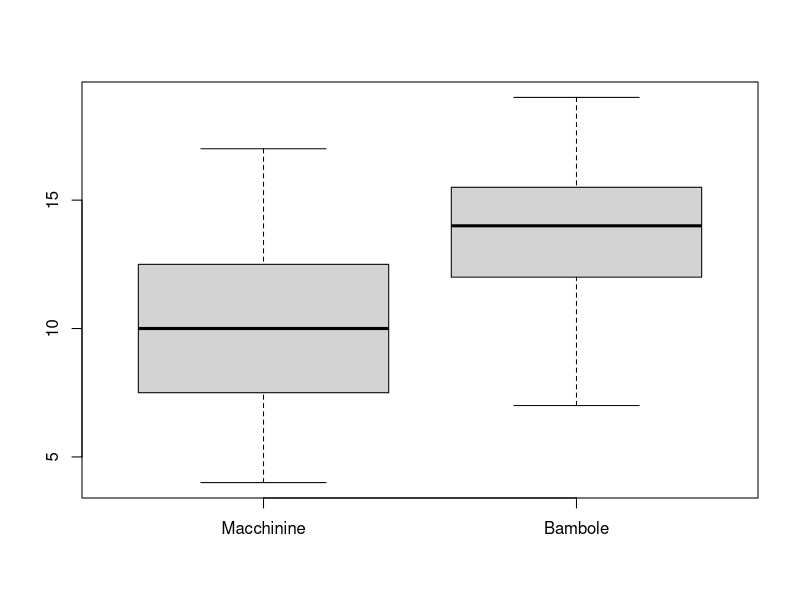
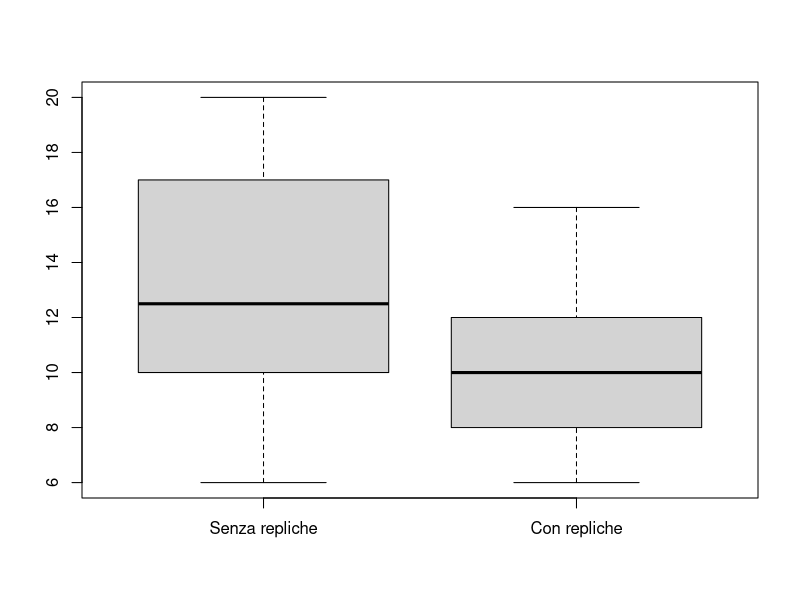

The R script that drew these images, in order:
## ---- chunk 1
myvar = F
echovar = F
evalvar = F
knitr::opts_chunk$set(include = myvar, 
                      echo = echovar,
                      eval = evalvar)
## ---- chunk 2
dati <- read.csv2("DataAS.csv")

head(dati)

ECat <- dati$E
ECat[(dati$E >= 36) & (dati$E <= 43)] <- 1
ECat[(dati$E >= 44) & (dati$E <= 51)] <- 2
SM10 <- rep(0,60)
SM10[(dati$a1b1+dati$a1b2)>=10] <- 1
myT <- table(ECat,SM10)
rownames(myT) <- c("[36-43]","[44-51]")
colnames(myT) <- c("P<10","P>=10")
myT  # I bambini più grandi hanno una maggiore probabilità di
   # superare la soglia minima 10

chisq.test(myT)

## ---- chunk 3
SB10 <- rep(0,60)
SB10[(dati$a2b1+dati$a2b2)>=10] <- 1
myT1 <- table(ECat,SB10)
rownames(myT1) <- c("[36-43]","[44-51]")
colnames(myT1) <- c("P<10","P>=10")
myT1  # non sembra esserci una grande differenza tra le due età

chisq.test(myT1)


## ---- chunk 4
GEN <- dati$S
myT2 <- table(GEN,SM10)
myT3 <- table(GEN,SB10)
rownames(myT2) <- c("F","M")
colnames(myT2) <- c("P<10","P>=10")
rownames(myT3) <- c("F","M")
colnames(myT3) <- c("P<10","P>=10")
myT2
chisq.test(myT2)
myT3
chisq.test(myT3)

## ---- chunk 5
RCa1 <- dati$a1b1 + dati$a1b2
RCa2 <- dati$a2b1 + dati$a2b2

t.test(RCa1,RCa2,paired=T)
boxplot(RCa1, RCa2, names = c("Macchinine", "Bambole"))
## ---- chunk 6
RCb1 <- dati$a1b1 + dati$a2b1
RCb2 <- dati$a1b2 + dati$a2b2

t.test(RCb1,RCb2,paired=T,alternative="greater")
boxplot(RCb1, RCb2, names = c("Senza repliche", "Con repliche"))
## ---- chunk 7
nFa1 <- sum(RCa1[dati$S=="f"] >= 10)
nMa1 <- sum(RCa1[dati$S=="m"] >= 10)

nFa1
nMa1

prop.test(c(nFa1,nMa1),c(30,30),alternative="less")
